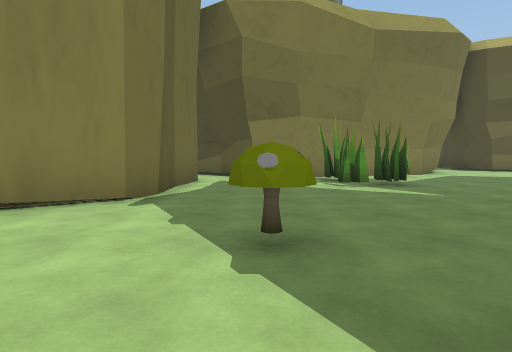
[1] (above)

18 first-person views from a walk through a 3-D level made in the Unity game engine. The camera is 1.3 m above the floor, tilts 4° down and sees 80° across. The floor is counted in squares, 2 m on a side. Each view is taken from the middle of a square. On the plan, view 1 faces up. The plan holds only what a view shows up to about 10 squares ahead; the rest is blank. The place goes on beyond the plan. The player character is not drawn. Some surface patterns are stand-ins.

[2]
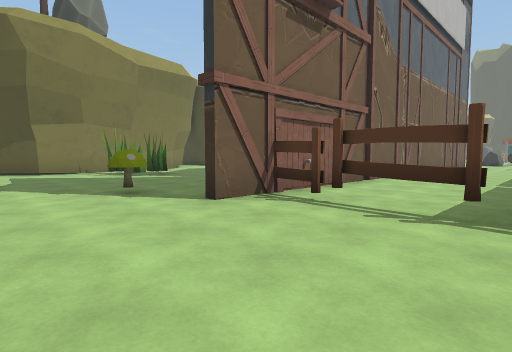

[3]
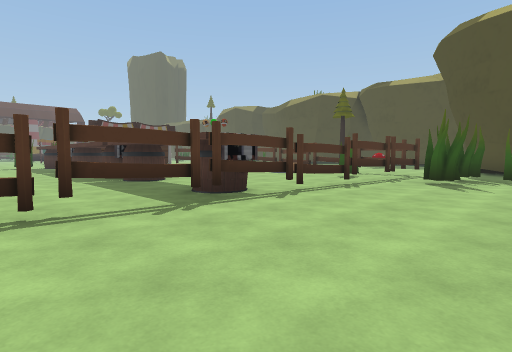

[4]
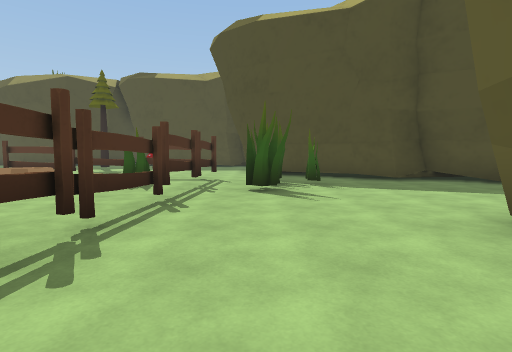

[5]
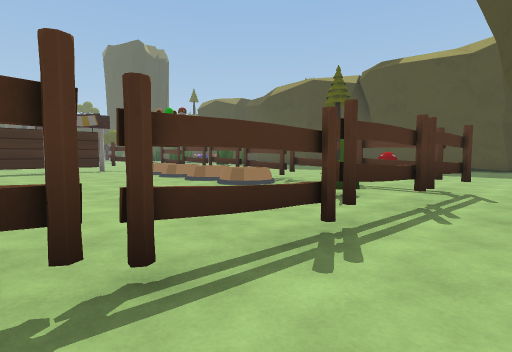

[6]
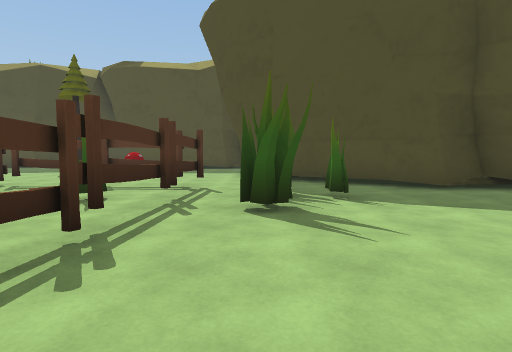

[7]
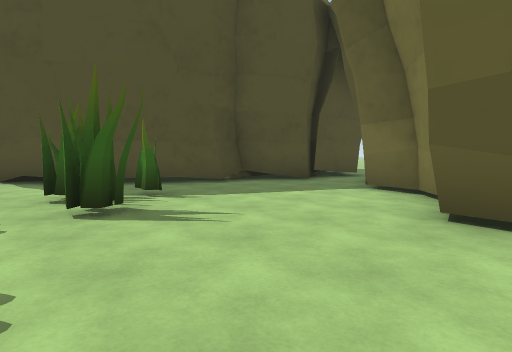

[8]
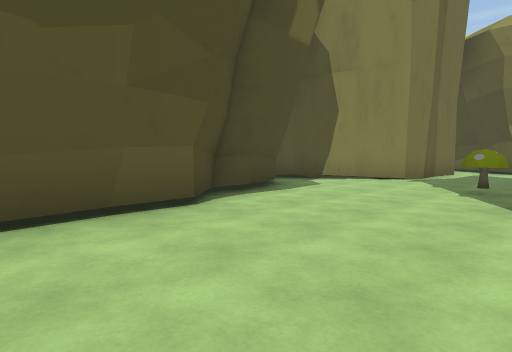

[9]
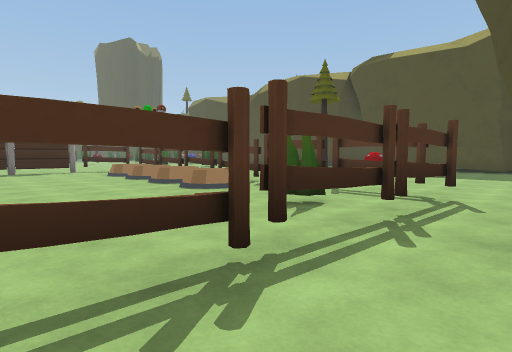

[10]
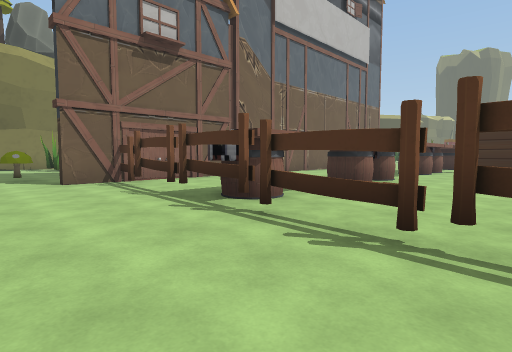

[11]
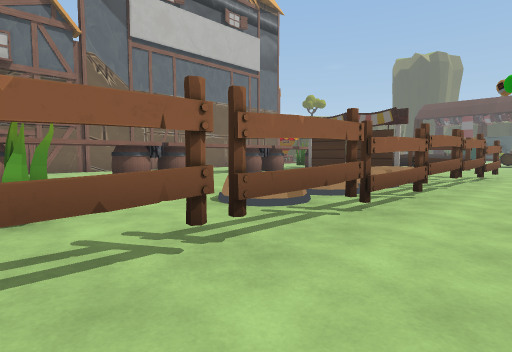

[12]
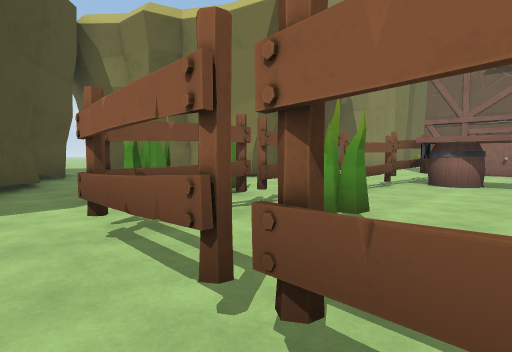

[13]
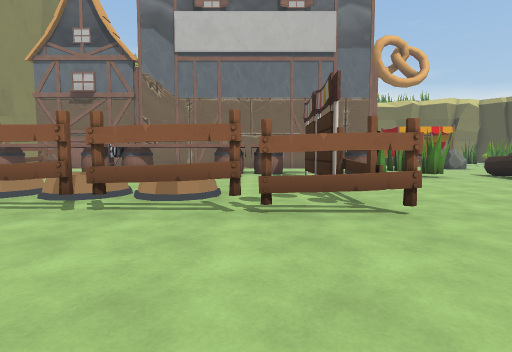

[14]
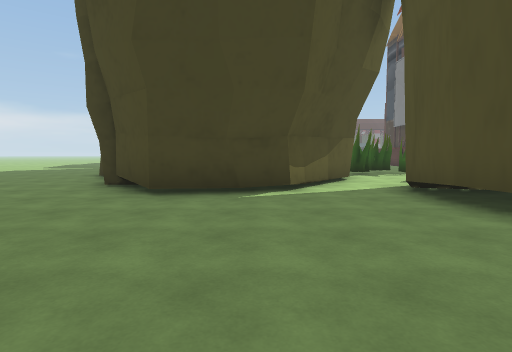

[15]
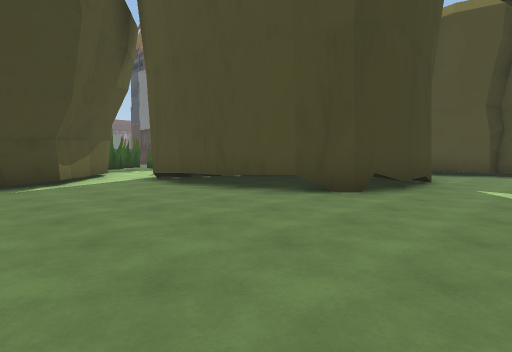

[16]
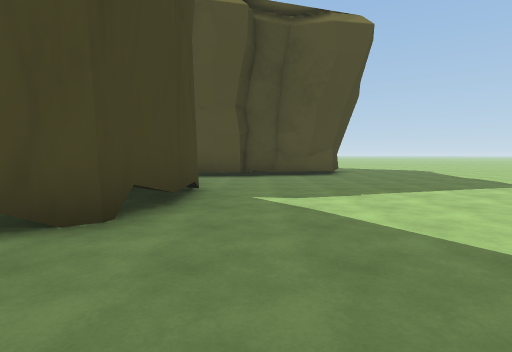

[17]
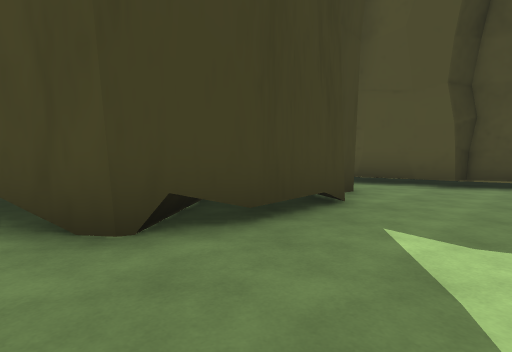

[18]
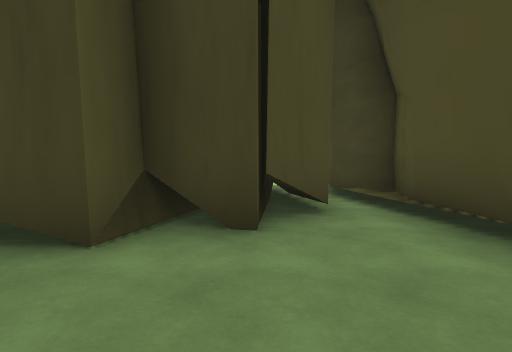

### Floor plan
Key: @ floor where view 1 was taken; # wall or solid block; x gap in a wall; . floor; / step, stairs or slope; = window, fence, low wall or low ledge; ^ raised ledge; T thing the floor can be seen under or through; B barrel; O other object.
Columns run from 10 left of view 1 to 18 right of it. Each row starts with its distance up from view 1.
 12 .......##
 11 ........#
 10 ........###  ###..
  9 ..........###.O...
  8 ....#####...O.....
  7 ...##   #....O...
  6 ..##    #...O...
  5 ..##    #......
  4 ...#  ###......
  3 ...####.......
  2 ..........#..
  1 ..#####....#########
  0 ###   ##..@.=....
 -1        #....x..... ..
 -2        #....T........
 -3        #....TT.###
 -4        #....T...##..#    #O..
 -5      ###...T=.........#  OO.^
 -6     ##.....x..........#  ...^
 -7    ##......T..........#  ...
 -8   ........OT.O........##...
 -9   ###....OOT...B.BB//..#..
-10     ####...TTxTT=T..B..x..
-11        ##.......=TTx#x=#.
-12         ##........ .....
-13          ##...  ..  ...
-14            ...#      .
-15            ..
-16            ..
-17            ..

Where each view was taken, in squares from view 1:
view 1: 0 up, 0 right, facing up
view 2: 3 down, 2 left, facing up-right
view 3: 0 up, 2 left, facing down-right
view 4: 2 down, 0 right, facing down
view 5: 4 down, 0 right, facing down-right
view 6: 4 down, 0 right, facing down
view 7: 4 down, 1 right, facing down-left
view 8: 4 down, 1 right, facing up-left
view 9: 5 down, 0 right, facing down-right
view 10: 7 down, 1 left, facing up-right
view 11: 12 down, 2 right, facing up-right
view 12: 11 down, 4 right, facing up-left
view 13: 14 down, 11 right, facing up
view 14: 11 up, 8 left, facing right
view 15: 12 up, 10 left, facing down-right
view 16: 10 up, 9 left, facing down
view 17: 8 up, 10 left, facing down-right
view 18: 3 up, 10 left, facing right
